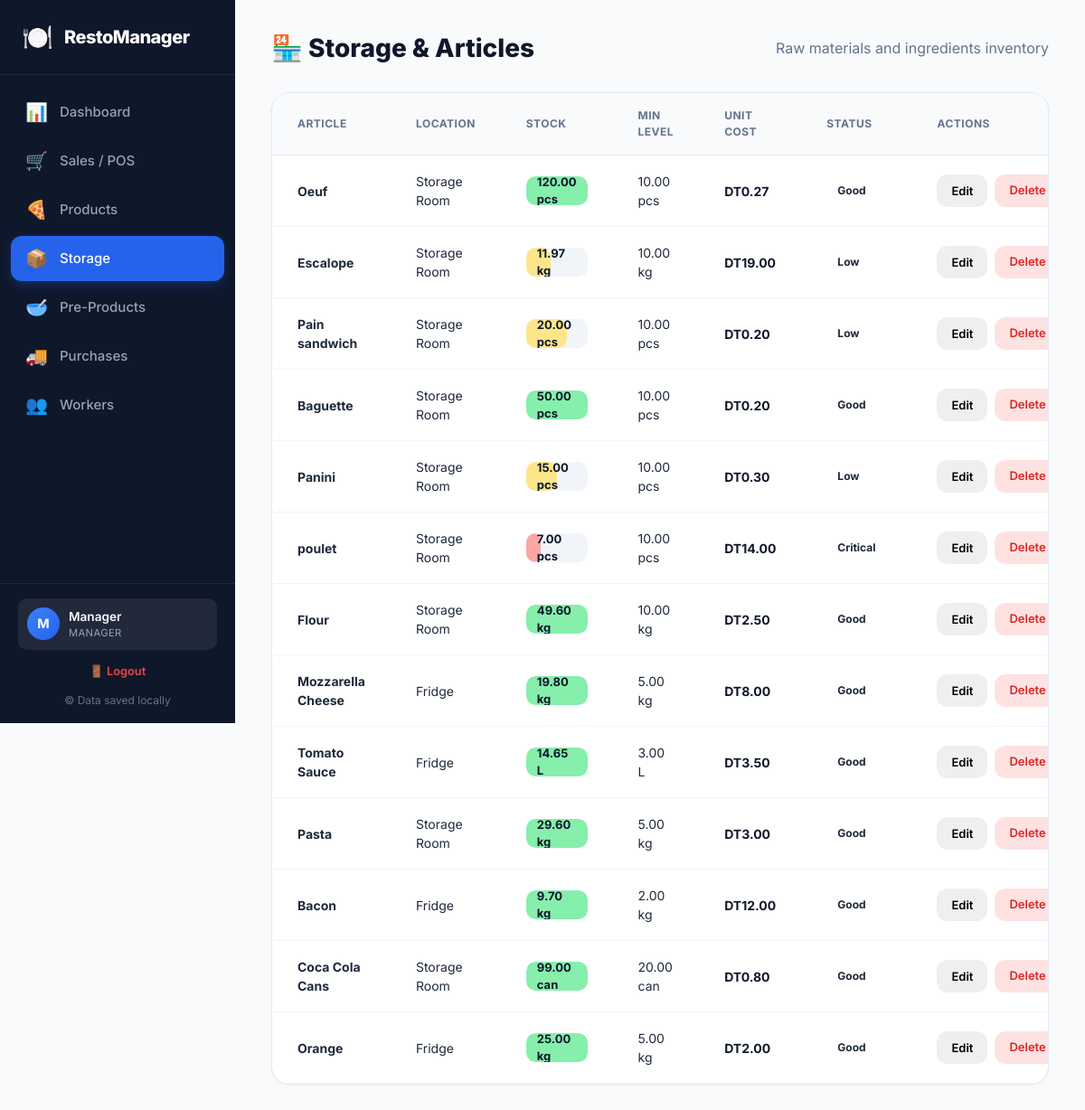
The app's page /storage (signed in) with its own data.
### tables this page shows
CREATE TABLE users (
    id INTEGER PRIMARY KEY AUTOINCREMENT,
    name TEXT NOT NULL,
    email TEXT,
    role TEXT DEFAULT 'Waiter',
    phone TEXT,
    password TEXT,
    created_at TEXT DEFAULT CURRENT_TIMESTAMP
    );

CREATE TABLE articles (
    id INTEGER PRIMARY KEY AUTOINCREMENT,
    name TEXT NOT NULL,
    unit TEXT DEFAULT 'kg',
    stock_qty REAL DEFAULT 0,
    avg_cost REAL DEFAULT 0,
    min_stock REAL DEFAULT 10,
    location TEXT DEFAULT 'Storage Room',
    created_at TEXT DEFAULT CURRENT_TIMESTAMP
    );

### app.py (the view)
@app.route('/storage')
@require_permission('storage')
def storage():
    conn = get_db()
    cursor = conn.cursor()
    cursor.execute("SELECT * FROM articles ORDER BY created_at DESC")
    items = rows_to_dict(cursor.fetchall())
    conn.close()
    return render_template('storage.html', items=items)

### app.py (called while the page is built)
def get_db():
    conn = sqlite3.connect(DATABASE)
    conn.row_factory = sqlite3.Row
    return conn

def rows_to_dict(rows):
    return [dict(row) for row in rows]

def get_role_permissions(role):
    conn = get_db()
    cursor = conn.cursor()
    cursor.execute("SELECT section FROM role_permissions WHERE role = ?", (role,))
    perms = [row['section'] for row in cursor.fetchall()]
    conn.close()
    return perms

def has_permission(role, section):
    return section in get_role_permissions(role)

def require_permission(section):
    def decorator(f):
        @wraps(f)
        def decorated_function(*args, **kwargs):
            if 'user_id' not in session:
                return redirect(url_for('login'))
            role = session.get('user_role')
            if not has_permission(role, section):
                flash('Access denied. You do not have permission for this section.', 'error')
                return redirect(get_first_allowed_route(role))
            return f(*args, **kwargs)
        return decorated_function
    return decorator

@app.context_processor
def inject_user():
    user = None
    if 'user_id' in session:
        conn = get_db()
        cursor = conn.cursor()
        cursor.execute("SELECT * FROM users WHERE id = ?", (session['user_id'],))
        row = cursor.fetchone()
        conn.close()
        if row:
            user = dict(row)
    return dict(current_user=user, get_role_permissions=get_role_permissions)

@app.before_request
def load_user():
    g.user = None
    if 'user_id' in session:
        conn = get_db()
        cursor = conn.cursor()
        cursor.execute("SELECT * FROM users WHERE id = ?", (session['user_id'],))
        row = cursor.fetchone()
        conn.close()
        if row:
            g.user = dict(row)

### templates/storage.html (shortened to what this page needs)
{% extends "base.html" %}
{% block content %}
<div class="page-header">
    <h1>🏪 Storage & Articles</h1>
    <p class="text-muted">Raw materials and ingredients inventory</p>
</div>
<div class="card">
    <div class="table-responsive">
        <table class="data-table">
            <thead>
                <tr>
                    <th>Article</th>
                    <th>Location</th>
                    <th>Stock</th>
                    <th>Min Level</th>
                    <th>Unit Cost</th>
                    <th>Status</th>
                    <th>Actions</th>
                </tr>
            </thead>
            <tbody>
                {% for item in items %}
                <tr>
                    <td><strong>{{ item.name }}</strong></td>
                    <td>{{ item.location }}</td>
                    <td>
                        <div class="stock-bar">
                            {% set pct = (item.stock_qty / (item.min_stock * 3) * 100) if item.min_stock > 0 else 100 %}
                            {% if pct > 100 %}{% set pct = 100 %}{% endif %}
                            <div class="stock-fill {% if item.stock_qty <= item.min_stock %}stock-low{% elif item.stock_qty <= item.min_stock * 2 %}stock-medium{% else %}stock-good{% endif %}"
                                 style="width: {{ pct }}%"></div>
                            <span>{{ "%.2f"|format(item.stock_qty) }} {{ item.unit }}</span>
                        </div>
                    </td>
                    <td>{{ "%.2f"|format(item.min_stock) }} {{ item.unit }}</td>
                    <td class="cell-price">DT{{ "%.2f"|format(item.avg_cost) }}</td>
                    <td>
                        {% if item.stock_qty <= item.min_stock %}
                            <span class="badge badge-danger">Critical</span>
                        {% elif item.stock_qty <= item.min_stock * 2 %}
                            <span class="badge badge-warning">Low</span>
                        {% else %}
                            <span class="badge badge-success">Good</span>
                        {% endif %}
                    </td>
                    <td>
                        <div class="action-btns">
                            <button class="btn btn-sm" onclick="openEditModal({{ item.id }}, '{{ item.name }}', {{ item.stock_qty }}, {{ item.min_stock }}, '{{ item.location }}', '{{ item.unit }}', {{ item.avg_cost }})">Edit</button>
                            <a href="/storage/delete/{{ item.id }}" class="btn btn-danger btn-sm" onclick="return confirm('Delete {{ item.name }}? This will remove all stock permanently.')">Delete</a>
                        </div>
                    </td>
                </tr>
                {% else %}
                <tr>
                    <td colspan="7" class="cell-empty">No articles in storage. Add via Purchases!</td>
                </tr>
                {% endfor %}
            </tbody>
        </table>
    </div>
</div>
{% endblock %}

### templates/base.html (shortened to what this page needs)
<!DOCTYPE html>
<html lang="en">
<head>
    <link rel="stylesheet" href="{{ url_for('static', filename='style.css') }}">
</head>
<body>
    {% if current_user %}
    <div class="app-container">
        <aside class="sidebar" id="sidebar">
            <div class="logo">
                <span class="logo-icon">🍽️</span>
                <span class="logo-text">RestoManager</span>
            </div>
            <nav class="nav-menu">
                {% set perms = get_role_permissions(current_user.role) %}
                <a href="/" class="nav-item {% if request.path == '/' %}active{% endif %}">
                    <span class="nav-icon">📊</span>
                    <span>Dashboard</span>
                </a>
                {% if 'sales' in perms %}
                <a href="/sales" class="nav-item {% if request.path == '/sales' %}active{% endif %}">
                    <span class="nav-icon">🛒</span>
                    <span>Sales / POS</span>
                </a>
                {% endif %}
                {% if 'products' in perms %}
                <a href="/products" class="nav-item {% if request.path == '/products' %}active{% endif %}">
                    <span class="nav-icon">🍕</span>
                    <span>Products</span>
                </a>
                {% endif %}
                {% if 'storage' in perms %}
                <a href="/storage" class="nav-item {% if request.path == '/storage' %}active{% endif %}">
                    <span class="nav-icon">📦</span>
                    <span>Storage</span>
                </a>
                {% endif %}
                {% if 'pre_products' in perms %}
                <a href="/pre-products" class="nav-item {% if request.path == '/pre-products' %}active{% endif %}">
                    <span class="nav-icon">🥣</span>
                    <span>Pre-Products</span>
                </a>
                {% endif %}
                {% if 'purchases' in perms %}
                <a href="/purchases" class="nav-item {% if request.path == '/purchases' %}active{% endif %}">
                    <span class="nav-icon">🚚</span>
                    <span>Purchases</span>
                </a>
                {% endif %}
                {% if 'workers' in perms %}
                <a href="/workers" class="nav-item {% if request.path == '/workers' %}active{% endif %}">
                    <span class="nav-icon">👥</span>
                    <span>Workers</span>
                </a>
                {% endif %}
            </nav>
            <div class="sidebar-footer">
                <div class="user-profile">
                    <div class="user-avatar">{{ current_user.name[0] }}</div>
                    <div class="user-info">
                        <span class="user-name">{{ current_user.name }}</span>
                        <span class="user-role">{{ current_user.role }}</span>
                    </div>
                </div>
                <a href="/logout" class="logout-link">🚪 Logout</a>
                <p style="text-align:center;margin-top:8px;">© Data saved locally</p>
            </div>
        </aside>
    {% endif %}
        <main class="main-content {% if not current_user %}login-page{% endif %}">
            {% block content %}{% endblock %}
        </main>
    {% if current_user %}
    </div>
    {% endif %}
</body>
</html>

### static/style.css (style rules this page uses)
* { margin: 0; padding: 0; box-sizing: border-box; }
body { font-family: 'Inter', -apple-system, BlinkMacSystemFont, 'Segoe UI', Roboto, sans-serif; background: #f8fafc; color: #1e293b; line-height: 1.5; -webkit-font-smoothing: antialiased; }
.app-container { display: flex; min-height: 100vh; }
.sidebar { width: 260px; background: #0f172a; display: flex; flex-direction: column; position: fixed; height: 100vh; z-index: 100; color: #fff; overflow-y: auto; }
.main-content { flex: 1; margin-left: 260px; padding: 32px 40px; min-height: 100vh; max-width: 1440px; }
.logo { padding: 20px 24px; display: flex; align-items: center; gap: 12px; border-bottom: 1px solid rgba(255,255,255,0.08); flex-shrink: 0; }
.logo-icon { font-size: 28px; }
.logo-text { font-size: 20px; font-weight: 800; color: #fff; letter-spacing: -0.5px; }
.nav-menu { flex: 1; padding: 16px 12px; display: flex; flex-direction: column; gap: 4px; overflow-y: auto; min-height: 0; }
.nav-item { display: flex; align-items: center; gap: 14px; padding: 10px 16px; border-radius: 12px; color: #94a3b8; text-decoration: none; font-weight: 500; font-size: 15px; transition: all 0.2s; flex-shrink: 0; }
.nav-item.active { background: #2563eb; color: #fff; box-shadow: 0 4px 12px rgba(37, 99, 235, 0.3); }
.nav-icon { font-size: 20px; width: 24px; text-align: center; }
.sidebar-footer { padding: 16px 20px; border-top: 1px solid rgba(255,255,255,0.08); font-size: 12px; color: #64748b; flex-shrink: 0; background: #0f172a; }
.table-responsive { overflow-x: auto; }
.page-header { display: flex; justify-content: space-between; align-items: center; margin-bottom: 28px; }
.page-header h1 { font-size: 28px; font-weight: 800; color: #0f172a; }
.card { background: #fff; border-radius: 20px; border: 1px solid #e2e8f0; box-shadow: 0 1px 3px rgba(0,0,0,0.04); margin-bottom: 24px; overflow: hidden; }
.data-table { width: 100%; border-collapse: collapse; }
.data-table th { text-align: left; padding: 16px 28px; font-size: 12px; font-weight: 700; color: #64748b; text-transform: uppercase; letter-spacing: 0.5px; background: #f8fafc; border-bottom: 1px solid #e2e8f0; }
.data-table td { padding: 18px 28px; border-bottom: 1px solid #f1f5f9; font-size: 14px; }
.cell-price { font-weight: 700; color: #0f172a; }
.badge { display: inline-block; padding: 4px 12px; border-radius: 20px; font-size: 12px; font-weight: 700; }
.btn { display: inline-flex; align-items: center; justify-content: center; gap: 8px; padding: 12px 24px; border-radius: 12px; font-size: 14px; font-weight: 600; border: none; cursor: pointer; text-decoration: none; transition: all 0.2s; font-family: inherit; }
.btn-danger { background: #fee2e2; color: #dc2626; }
.btn-sm { padding: 8px 16px; font-size: 13px; }
.stock-bar { position: relative; height: 32px; background: #f1f5f9; border-radius: 10px; overflow: hidden; display: flex; align-items: center; }
.stock-fill { position: absolute; left: 0; top: 0; height: 100%; border-radius: 10px; transition: width 0.5s ease; }
.stock-good { background: #86efac; }
.stock-medium { background: #fde68a; }
.stock-low { background: #fca5a5; }
.stock-bar span { position: relative; z-index: 1; padding: 0 12px; font-size: 13px; font-weight: 700; color: #0f172a; }
.text-muted { color: #64748b; }
.action-btns { display: flex; gap: 8px; }
.user-profile { display: flex; align-items: center; gap: 10px; padding: 10px; background: rgba(255,255,255,0.08); border-radius: 10px; margin-bottom: 8px; }
.user-avatar { width: 36px; height: 36px; border-radius: 50%; background: linear-gradient(135deg, #3b82f6, #2563eb); color: #fff; font-weight: 700; font-size: 0.9rem; display: flex; align-items: center; justify-content: center; flex-shrink: 0; }
.user-info { display: flex; flex-direction: column; min-width: 0; }
.user-name { font-size: 0.85rem; font-weight: 600; color: #f8fafc; white-space: nowrap; overflow: hidden; text-overflow: ellipsis; }
.user-role { font-size: 0.7rem; color: #94a3b8; text-transform: uppercase; letter-spacing: 0.4px; }
.logout-link { display: block; text-align: center; padding: 6px; border-radius: 6px; color: #ef4444; font-size: 0.8rem; font-weight: 600; text-decoration: none; transition: background 0.15s; margin-bottom: 6px; }
body, .main-content, .app-container { overflow-x: hidden; max-width: 100vw; }
.table-responsive { overflow-x: auto; -webkit-overflow-scrolling: touch; width: 100%; }

### records on screen
users: name "M", name "Manager", role "MANAGER"
articles: name "Oeuf", location "Storage Room", stock_qty "120.00", unit "pcs", min_stock "10.00", avg_cost "0.27", shows "Good"
articles: name "Escalope", location "Storage Room", stock_qty "11.97", unit "kg", min_stock "10.00", avg_cost "19.00", shows "Low"
articles: name "Pain sandwich", location "Storage Room", stock_qty "20.00", unit "pcs", min_stock "10.00", avg_cost "0.20", shows "Low"
articles: name "Baguette", location "Storage Room", stock_qty "50.00", unit "pcs", min_stock "10.00", avg_cost "0.20", shows "Good"
articles: name "Panini", location "Storage Room", stock_qty "15.00", unit "pcs", min_stock "10.00", avg_cost "0.30", shows "Low"
articles: name "poulet", location "Storage Room", stock_qty "7.00", unit "pcs", min_stock "10.00", avg_cost "14.00", shows "Critical"
articles: name "Flour", location "Storage Room", stock_qty "49.60", unit "kg", min_stock "10.00", avg_cost "2.50", shows "Good"
articles: name "Mozzarella Cheese", location "Fridge", stock_qty "19.80", unit "kg", min_stock "5.00", avg_cost "8.00", shows "Good"
articles: name "Tomato Sauce", location "Fridge", stock_qty "14.65", unit "L", min_stock "3.00", avg_cost "3.50", shows "Good"
articles: name "Pasta", location "Storage Room", stock_qty "29.60", unit "kg", min_stock "5.00", avg_cost "3.00", shows "Good"
articles: name "Bacon", location "Fridge", stock_qty "9.70", unit "kg", min_stock "2.00", avg_cost "12.00", shows "Good"
articles: name "Coca Cola Cans", location "Storage Room", stock_qty "99.00", unit "can", min_stock "20.00", avg_cost "0.80", shows "Good"
articles: name "Orange", location "Fridge", stock_qty "25.00", unit "kg", min_stock "5.00", avg_cost "2.00", shows "Good"
